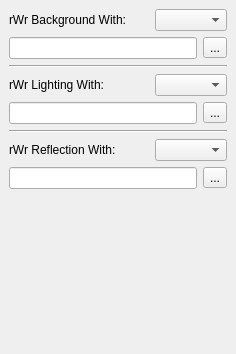
<?xml version="1.0" encoding="UTF-8"?>
<ui version="4.0">
 <class>Rewiring_Tool_DockWidget</class>
 <widget class="QDockWidget" name="Rewiring_Tool_DockWidget">
  <property name="windowTitle">
   <string>Rewiring Tool</string>
  </property>
  <widget class="QWidget" name="Rewiring_Tool_dockWidgetContents">
   <layout class="QGridLayout" name="Rewiring_Tool_dockWidgetContents_gridLayout">
    <item row="0" column="0">
     <widget class="QScrollArea" name="Rewiring_Tool_scrollArea">
      <property name="frameShape">
       <enum>QFrame::NoFrame</enum>
      </property>
      <property name="widgetResizable">
       <bool>true</bool>
      </property>
      <widget class="QWidget" name="Rewiring_Tool_scrollAreaWidgetContents">
       <property name="geometry">
        <rect>
         <x>0</x>
         <y>0</y>
         <width>259</width>
         <height>261</height>
        </rect>
       </property>
       <layout class="QGridLayout" name="Rewiring_Tool_scrollAreaWidgetContents_gridLayout">
        <property name="margin">
         <number>0</number>
        </property>
        <item row="0" column="0">
         <layout class="QVBoxLayout" name="Background_verticalLayout">
          <item>
           <layout class="QHBoxLayout" name="Background_horizontalLayout">
            <item>
             <widget class="QLabel" name="Background_label">
              <property name="minimumSize">
               <size>
                <width>140</width>
                <height>0</height>
               </size>
              </property>
              <property name="text">
               <string>rWr Background With:</string>
              </property>
             </widget>
            </item>
            <item>
             <widget class="QComboBox" name="Background_comboBox">
              <property name="toolTip">
               <string>Background Combo Box: Rewires background with selected component.</string>
              </property>
             </widget>
            </item>
           </layout>
          </item>
          <item>
           <widget class="QFrame" name="Background_frame">
            <property name="frameShape">
             <enum>QFrame::NoFrame</enum>
            </property>
            <property name="frameShadow">
             <enum>QFrame::Raised</enum>
            </property>
            <layout class="QGridLayout" name="Background_Frame_gridLayout">
             <property name="margin">
              <number>0</number>
             </property>
             <item row="1" column="0">
              <widget class="QLineEdit" name="Background_Path_lineEdit">
               <property name="toolTip">
                <string>Background Path Line Edit: Custom background component.</string>
               </property>
              </widget>
             </item>
             <item row="1" column="1">
              <widget class="QToolButton" name="Background_Path_toolButton">
               <property name="text">
                <string>...</string>
               </property>
               <property name="popupMode">
                <enum>QToolButton::DelayedPopup</enum>
               </property>
              </widget>
             </item>
            </layout>
           </widget>
          </item>
         </layout>
        </item>
        <item row="1" column="0">
         <widget class="Line" name="A_line">
          <property name="orientation">
           <enum>Qt::Horizontal</enum>
          </property>
         </widget>
        </item>
        <item row="2" column="0">
         <layout class="QVBoxLayout" name="Lighting_verticalLayout">
          <item>
           <layout class="QHBoxLayout" name="Lighting_horizontalLayout">
            <item>
             <widget class="QLabel" name="Lighting_label">
              <property name="minimumSize">
               <size>
                <width>140</width>
                <height>0</height>
               </size>
              </property>
              <property name="text">
               <string>rWr Lighting With:</string>
              </property>
             </widget>
            </item>
            <item>
             <widget class="QComboBox" name="Lighting_comboBox">
              <property name="toolTip">
               <string>Lighting Combo Box: Rewires lighting with selected component.</string>
              </property>
             </widget>
            </item>
           </layout>
          </item>
          <item>
           <widget class="QFrame" name="Lighting_frame">
            <property name="frameShape">
             <enum>QFrame::NoFrame</enum>
            </property>
            <property name="frameShadow">
             <enum>QFrame::Raised</enum>
            </property>
            <layout class="QGridLayout" name="Lighting_Frame_gridLayout">
             <property name="margin">
              <number>0</number>
             </property>
             <item row="1" column="0">
              <widget class="QLineEdit" name="Lighting_Path_lineEdit">
               <property name="toolTip">
                <string>Lighting Path Line Edit: Custom lighting component.</string>
               </property>
              </widget>
             </item>
             <item row="1" column="1">
              <widget class="QToolButton" name="Lighting_Path_toolButton">
               <property name="text">
                <string>...</string>
               </property>
               <property name="popupMode">
                <enum>QToolButton::DelayedPopup</enum>
               </property>
              </widget>
             </item>
            </layout>
           </widget>
          </item>
         </layout>
        </item>
        <item row="3" column="0">
         <widget class="Line" name="B_line">
          <property name="orientation">
           <enum>Qt::Horizontal</enum>
          </property>
         </widget>
        </item>
        <item row="4" column="0">
         <layout class="QVBoxLayout" name="Reflection_verticalLayout">
          <item>
           <layout class="QHBoxLayout" name="Reflection_horizontalLayout">
            <item>
             <widget class="QLabel" name="Reflection_label">
              <property name="minimumSize">
               <size>
                <width>140</width>
                <height>0</height>
               </size>
              </property>
              <property name="text">
               <string>rWr Reflection With:</string>
              </property>
             </widget>
            </item>
            <item>
             <widget class="QComboBox" name="Reflection_comboBox">
              <property name="toolTip">
               <string>Reflection Combo Box: Rewires reflection with selected component.</string>
              </property>
             </widget>
            </item>
           </layout>
          </item>
          <item>
           <widget class="QFrame" name="Reflection_frame">
            <property name="frameShape">
             <enum>QFrame::NoFrame</enum>
            </property>
            <property name="frameShadow">
             <enum>QFrame::Raised</enum>
            </property>
            <layout class="QGridLayout" name="Reflection_Frame_gridLayout">
             <property name="margin">
              <number>0</number>
             </property>
             <item row="1" column="0">
              <widget class="QLineEdit" name="Reflection_Path_lineEdit">
               <property name="toolTip">
                <string>Reflection Path Line Edit: Custom reflection component.</string>
               </property>
              </widget>
             </item>
             <item row="1" column="1">
              <widget class="QToolButton" name="Reflection_Path_toolButton">
               <property name="text">
                <string>...</string>
               </property>
               <property name="popupMode">
                <enum>QToolButton::DelayedPopup</enum>
               </property>
              </widget>
             </item>
            </layout>
           </widget>
          </item>
         </layout>
        </item>
        <item row="5" column="0">
         <spacer name="Rewiring_Tool_verticalSpacer">
          <property name="orientation">
           <enum>Qt::Vertical</enum>
          </property>
          <property name="sizeHint" stdset="0">
           <size>
            <width>20</width>
            <height>233</height>
           </size>
          </property>
         </spacer>
        </item>
       </layout>
      </widget>
     </widget>
    </item>
   </layout>
  </widget>
 </widget>
 <resources/>
 <connections/>
</ui>
